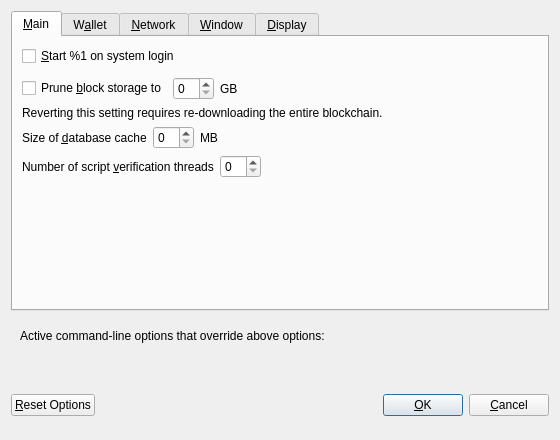
<?xml version="1.0" encoding="UTF-8"?>
<ui version="4.0">
 <class>OptionsDialog</class>
 <widget class="QDialog" name="OptionsDialog">
  <property name="geometry">
   <rect>
    <x>0</x>
    <y>0</y>
    <width>560</width>
    <height>440</height>
   </rect>
  </property>
  <property name="windowTitle">
   <string>Options</string>
  </property>
  <property name="modal">
   <bool>true</bool>
  </property>
  <layout class="QVBoxLayout" name="verticalLayout">
   <item>
    <widget class="QTabWidget" name="tabWidget">
     <property name="currentIndex">
      <number>0</number>
     </property>
     <widget class="QWidget" name="tabMain">
      <attribute name="title">
       <string>&amp;Main</string>
      </attribute>
      <layout class="QVBoxLayout" name="verticalLayout_Main">
       <item>
        <widget class="QCheckBox" name="bitcoinAtStartup">
         <property name="toolTip">
          <string>Automatically start %1 after logging in to the system.</string>
         </property>
         <property name="text">
          <string>&amp;Start %1 on system login</string>
         </property>
        </widget>
       </item>
       <item>
        <spacer name="horizontalSpacer_0_Main">
         <property name="orientation">
          <enum>Qt::Horizontal</enum>
         </property>
         <property name="sizeHint" stdset="0">
          <size>
           <width>40</width>
           <height>5</height>
          </size>
         </property>
        </spacer>
       </item>
       <item>
       <layout class="QHBoxLayout" name="horizontalLayout_Main_Prune">
        <item>
         <widget class="QCheckBox" name="prune">
          <property name="toolTip">
           <string>Disables some advanced features but all blocks will still be fully validated. Reverting this setting requires re-downloading the entire blockchain. Actual disk usage may be somewhat higher.</string>
          </property>
          <property name="text">
           <string>Prune &amp;block storage to</string>
          </property>
         </widget>
        </item>
        <item>
         <widget class="QSpinBox" name="pruneSize"/>
        </item>
         <item>
          <widget class="QLabel" name="pruneSizeUnitLabel">
           <property name="text">
            <string>GB</string>
           </property>
           <property name="textFormat">
            <enum>Qt::PlainText</enum>
           </property>
          </widget>
         </item>
         <item>
          <spacer name="horizontalSpacer_Main_Prune">
           <property name="orientation">
            <enum>Qt::Horizontal</enum>
           </property>
           <property name="sizeHint" stdset="0">
            <size>
             <width>40</width>
             <height>20</height>
            </size>
           </property>
          </spacer>
         </item>
        </layout>
       </item>
       <item>
        <widget class="QLabel" name="pruneWarning">
         <property name="text">
          <string>Reverting this setting requires re-downloading the entire blockchain.</string>
         </property>
         <property name="textFormat">
          <enum>Qt::PlainText</enum>
         </property>
        </widget>
       </item>
       <item>
        <layout class="QHBoxLayout" name="horizontalLayout_2_Main">
         <item>
          <widget class="QLabel" name="databaseCacheLabel">
           <property name="text">
            <string>Size of &amp;database cache</string>
           </property>
           <property name="textFormat">
            <enum>Qt::PlainText</enum>
           </property>
           <property name="buddy">
            <cstring>databaseCache</cstring>
           </property>
          </widget>
         </item>
         <item>
          <widget class="QSpinBox" name="databaseCache"/>
         </item>
         <item>
          <widget class="QLabel" name="databaseCacheUnitLabel">
           <property name="text">
            <string>MB</string>
           </property>
           <property name="textFormat">
            <enum>Qt::PlainText</enum>
           </property>
          </widget>
         </item>
         <item>
          <spacer name="horizontalSpacer_2_Main">
           <property name="orientation">
            <enum>Qt::Horizontal</enum>
           </property>
           <property name="sizeHint" stdset="0">
            <size>
             <width>40</width>
             <height>20</height>
            </size>
           </property>
          </spacer>
         </item>
        </layout>
       </item>
       <item>
        <layout class="QHBoxLayout" name="horizontalLayout_3_Main">
         <item>
          <widget class="QLabel" name="threadsScriptVerifLabel">
           <property name="text">
            <string>Number of script &amp;verification threads</string>
           </property>
           <property name="textFormat">
            <enum>Qt::PlainText</enum>
           </property>
           <property name="buddy">
            <cstring>threadsScriptVerif</cstring>
           </property>
          </widget>
         </item>
         <item>
          <widget class="QSpinBox" name="threadsScriptVerif">
           <property name="toolTip">
            <string>(0 = auto, &lt;0 = leave that many cores free)</string>
           </property>
          </widget>
         </item>
         <item>
          <spacer name="horizontalSpacer_3_Main">
           <property name="orientation">
            <enum>Qt::Horizontal</enum>
           </property>
           <property name="sizeHint" stdset="0">
            <size>
             <width>40</width>
             <height>20</height>
            </size>
           </property>
          </spacer>
         </item>
        </layout>
       </item>
       <item>
        <spacer name="verticalSpacer_Main">
         <property name="orientation">
          <enum>Qt::Vertical</enum>
         </property>
         <property name="sizeHint" stdset="0">
          <size>
           <width>20</width>
           <height>40</height>
          </size>
         </property>
        </spacer>
       </item>
      </layout>
     </widget>
     <widget class="QWidget" name="tabWallet">
      <attribute name="title">
       <string>W&amp;allet</string>
      </attribute>
      <layout class="QVBoxLayout" name="verticalLayout_Wallet">
       <item>
        <widget class="QGroupBox" name="groupBox">
         <property name="title">
          <string>Expert</string>
         </property>
         <layout class="QVBoxLayout" name="verticalLayout_2">
          <item>
           <widget class="QCheckBox" name="coinControlFeatures">
            <property name="toolTip">
             <string>Whether to show coin control features or not.</string>
            </property>
            <property name="text">
             <string>Enable coin &amp;control features</string>
            </property>
           </widget>
          </item>
          <item>
           <widget class="QCheckBox" name="spendZeroConfChange">
            <property name="toolTip">
             <string>If you disable the spending of unconfirmed change, the change from a transaction cannot be used until that transaction has at least one confirmation. This also affects how your balance is computed.</string>
            </property>
            <property name="text">
             <string>&amp;Spend unconfirmed change</string>
            </property>
           </widget>
          </item>
         </layout>
        </widget>
       </item>
       <item>
        <spacer name="verticalSpacer_Wallet">
         <property name="orientation">
          <enum>Qt::Vertical</enum>
         </property>
         <property name="sizeHint" stdset="0">
          <size>
           <width>20</width>
           <height>40</height>
          </size>
         </property>
        </spacer>
       </item>
      </layout>
     </widget>
     <widget class="QWidget" name="tabNetwork">
      <attribute name="title">
       <string>&amp;Network</string>
      </attribute>
      <layout class="QVBoxLayout" name="verticalLayout_Network">
       <item>
        <widget class="QCheckBox" name="mapPortUpnp">
         <property name="toolTip">
          <string>Automatically open the Boncoin client port on the router. This only works when your router supports UPnP and it is enabled.</string>
         </property>
         <property name="text">
          <string>Map port using &amp;UPnP</string>
         </property>
        </widget>
       </item>
       <item>
        <widget class="QCheckBox" name="allowIncoming">
         <property name="toolTip">
          <string>Accept connections from outside</string>
         </property>
         <property name="text">
          <string>Allow incoming connections</string>
         </property>
        </widget>
       </item>
       <item>
        <widget class="QCheckBox" name="connectSocks">
         <property name="toolTip">
          <string>Connect to the Boncoin network through a SOCKS5 proxy.</string>
         </property>
         <property name="text">
          <string>&amp;Connect through SOCKS5 proxy (default proxy):</string>
         </property>
        </widget>
       </item>
       <item>
        <layout class="QHBoxLayout" name="horizontalLayout_1_Network">
         <item>
          <widget class="QLabel" name="proxyIpLabel">
           <property name="text">
            <string>Proxy &amp;IP:</string>
           </property>
           <property name="textFormat">
            <enum>Qt::PlainText</enum>
           </property>
           <property name="buddy">
            <cstring>proxyIp</cstring>
           </property>
          </widget>
         </item>
         <item>
          <widget class="QValidatedLineEdit" name="proxyIp">
           <property name="minimumSize">
            <size>
             <width>140</width>
             <height>0</height>
            </size>
           </property>
           <property name="maximumSize">
            <size>
             <width>140</width>
             <height>16777215</height>
            </size>
           </property>
           <property name="toolTip">
            <string>IP address of the proxy (e.g. IPv4: 127.0.0.1 / IPv6: ::1)</string>
           </property>
          </widget>
         </item>
         <item>
          <widget class="QLabel" name="proxyPortLabel">
           <property name="text">
            <string>&amp;Port:</string>
           </property>
           <property name="textFormat">
            <enum>Qt::PlainText</enum>
           </property>
           <property name="buddy">
            <cstring>proxyPort</cstring>
           </property>
          </widget>
         </item>
         <item>
          <widget class="QLineEdit" name="proxyPort">
           <property name="minimumSize">
            <size>
             <width>55</width>
             <height>0</height>
            </size>
           </property>
           <property name="maximumSize">
            <size>
             <width>55</width>
             <height>16777215</height>
            </size>
           </property>
           <property name="toolTip">
            <string>Port of the proxy (e.g. 9050)</string>
           </property>
          </widget>
         </item>
         <item>
          <spacer name="horizontalSpacer_1_Network">
           <property name="orientation">
            <enum>Qt::Horizontal</enum>
           </property>
           <property name="sizeHint" stdset="0">
            <size>
             <width>40</width>
             <height>20</height>
            </size>
           </property>
          </spacer>
         </item>
        </layout>
       </item>
       <item>
        <layout class="QHBoxLayout" name="horizontalLayout_2_Network">
         <item>
          <widget class="QLabel" name="proxyActiveNets">
           <property name="text">
            <string>Used for reaching peers via:</string>
           </property>
           <property name="textFormat">
            <enum>Qt::PlainText</enum>
           </property>
          </widget>
         </item>
         <item>
          <widget class="QCheckBox" name="proxyReachIPv4">
           <property name="enabled">
            <bool>false</bool>
           </property>
           <property name="toolTip">
            <string>Shows, if the supplied default SOCKS5 proxy is used to reach peers via this network type.</string>
           </property>
           <property name="text">
            <string/>
           </property>
          </widget>
         </item>
         <item>
          <widget class="QLabel" name="proxyReachIPv4Label">
           <property name="text">
            <string>IPv4</string>
           </property>
           <property name="textFormat">
            <enum>Qt::PlainText</enum>
           </property>
          </widget>
         </item>
         <item>
          <widget class="QCheckBox" name="proxyReachIPv6">
           <property name="enabled">
            <bool>false</bool>
           </property>
           <property name="toolTip">
            <string>Shows, if the supplied default SOCKS5 proxy is used to reach peers via this network type.</string>
           </property>
           <property name="text">
            <string/>
           </property>
          </widget>
         </item>
         <item>
          <widget class="QLabel" name="proxyReachIPv6Label">
           <property name="text">
            <string>IPv6</string>
           </property>
           <property name="textFormat">
            <enum>Qt::PlainText</enum>
           </property>
          </widget>
         </item>
         <item>
          <widget class="QCheckBox" name="proxyReachTor">
           <property name="enabled">
            <bool>false</bool>
           </property>
           <property name="toolTip">
            <string>Shows, if the supplied default SOCKS5 proxy is used to reach peers via this network type.</string>
           </property>
           <property name="text">
            <string/>
           </property>
          </widget>
         </item>
         <item>
          <widget class="QLabel" name="proxyReachTorLabel">
           <property name="text">
            <string>Tor</string>
           </property>
           <property name="textFormat">
            <enum>Qt::PlainText</enum>
           </property>
          </widget>
         </item>
         <item>
          <spacer name="horizontalSpacer_2_Network">
           <property name="orientation">
            <enum>Qt::Horizontal</enum>
           </property>
           <property name="sizeHint" stdset="0">
            <size>
             <width>40</width>
             <height>20</height>
            </size>
           </property>
          </spacer>
         </item>
        </layout>
       </item>
       <item>
        <widget class="QCheckBox" name="connectSocksTor">
         <property name="toolTip">
          <string>Connect to the Boncoin network through a separate SOCKS5 proxy for Tor hidden services.</string>
         </property>
         <property name="text">
          <string>Use separate SOCKS5 proxy to reach peers via Tor hidden services:</string>
         </property>
        </widget>
       </item>
       <item>
        <layout class="QHBoxLayout" name="horizontalLayout_3_Network">
         <item>
          <widget class="QLabel" name="proxyIpTorLabel">
           <property name="text">
            <string>Proxy &amp;IP:</string>
           </property>
           <property name="textFormat">
            <enum>Qt::PlainText</enum>
           </property>
           <property name="buddy">
            <cstring>proxyIpTor</cstring>
           </property>
          </widget>
         </item>
         <item>
          <widget class="QValidatedLineEdit" name="proxyIpTor">
           <property name="minimumSize">
            <size>
             <width>140</width>
             <height>0</height>
            </size>
           </property>
           <property name="maximumSize">
            <size>
             <width>140</width>
             <height>16777215</height>
            </size>
           </property>
           <property name="toolTip">
            <string>IP address of the proxy (e.g. IPv4: 127.0.0.1 / IPv6: ::1)</string>
           </property>
          </widget>
         </item>
         <item>
          <widget class="QLabel" name="proxyPortTorLabel">
           <property name="text">
            <string>&amp;Port:</string>
           </property>
           <property name="textFormat">
            <enum>Qt::PlainText</enum>
           </property>
           <property name="buddy">
            <cstring>proxyPortTor</cstring>
           </property>
          </widget>
         </item>
         <item>
          <widget class="QLineEdit" name="proxyPortTor">
           <property name="minimumSize">
            <size>
             <width>55</width>
             <height>0</height>
            </size>
           </property>
           <property name="maximumSize">
            <size>
             <width>55</width>
             <height>16777215</height>
            </size>
           </property>
           <property name="toolTip">
            <string>Port of the proxy (e.g. 9050)</string>
           </property>
          </widget>
         </item>
         <item>
          <spacer name="horizontalSpacer_4_Network">
           <property name="orientation">
            <enum>Qt::Horizontal</enum>
           </property>
           <property name="sizeHint" stdset="0">
            <size>
             <width>40</width>
             <height>20</height>
            </size>
           </property>
          </spacer>
         </item>
        </layout>
       </item>
       <item>
        <spacer name="verticalSpacer_Network">
         <property name="orientation">
          <enum>Qt::Vertical</enum>
         </property>
         <property name="sizeHint" stdset="0">
          <size>
           <width>20</width>
           <height>40</height>
          </size>
         </property>
        </spacer>
       </item>
      </layout>
     </widget>
     <widget class="QWidget" name="tabWindow">
      <attribute name="title">
       <string>&amp;Window</string>
      </attribute>
      <layout class="QVBoxLayout" name="verticalLayout_Window">
       <item>
        <widget class="QCheckBox" name="hideTrayIcon">
         <property name="toolTip">
          <string>&amp;Hide the icon from the system tray.</string>
         </property>
         <property name="text">
          <string>Hide tray icon</string>
         </property>
        </widget>
       </item>
       <item>
        <widget class="QCheckBox" name="minimizeToTray">
         <property name="toolTip">
          <string>Show only a tray icon after minimizing the window.</string>
         </property>
         <property name="text">
          <string>&amp;Minimize to the tray instead of the taskbar</string>
         </property>
        </widget>
       </item>
       <item>
        <widget class="QCheckBox" name="minimizeOnClose">
         <property name="toolTip">
          <string>Minimize instead of exit the application when the window is closed. When this option is enabled, the application will be closed only after selecting Exit in the menu.</string>
         </property>
         <property name="text">
          <string>M&amp;inimize on close</string>
         </property>
        </widget>
       </item>
       <item>
        <spacer name="verticalSpacer_Window">
         <property name="orientation">
          <enum>Qt::Vertical</enum>
         </property>
         <property name="sizeHint" stdset="0">
          <size>
           <width>20</width>
           <height>40</height>
          </size>
         </property>
        </spacer>
       </item>
      </layout>
     </widget>
     <widget class="QWidget" name="tabDisplay">
      <attribute name="title">
       <string>&amp;Display</string>
      </attribute>
      <layout class="QVBoxLayout" name="verticalLayout_Display">
       <item>
        <layout class="QHBoxLayout" name="horizontalLayout_1_Display">
         <item>
          <widget class="QLabel" name="langLabel">
           <property name="text">
            <string>User Interface &amp;language:</string>
           </property>
           <property name="textFormat">
            <enum>Qt::PlainText</enum>
           </property>
           <property name="buddy">
            <cstring>lang</cstring>
           </property>
          </widget>
         </item>
         <item>
          <widget class="QValueComboBox" name="lang">
           <property name="toolTip">
            <string>The user interface language can be set here. This setting will take effect after restarting %1.</string>
           </property>
          </widget>
         </item>
        </layout>
       </item>
       <item>
        <layout class="QHBoxLayout" name="horizontalLayout_2_Display">
         <item>
          <widget class="QLabel" name="unitLabel">
           <property name="text">
            <string>&amp;Unit to show amounts in:</string>
           </property>
           <property name="textFormat">
            <enum>Qt::PlainText</enum>
           </property>
           <property name="buddy">
            <cstring>unit</cstring>
           </property>
          </widget>
         </item>
         <item>
          <widget class="QValueComboBox" name="unit">
           <property name="toolTip">
            <string>Choose the default subdivision unit to show in the interface and when sending coins.</string>
           </property>
          </widget>
         </item>
        </layout>
       </item>
       <item>
        <layout class="QHBoxLayout" name="horizontalLayout_3_Display">
         <item>
          <widget class="QLabel" name="thirdPartyTxUrlsLabel">
           <property name="toolTip">
            <string>Third party URLs (e.g. a block explorer) that appear in the transactions tab as context menu items. %s in the URL is replaced by transaction hash. Multiple URLs are separated by vertical bar |.</string>
           </property>
           <property name="text">
            <string>Third party transaction URLs</string>
           </property>
           <property name="buddy">
            <cstring>thirdPartyTxUrls</cstring>
           </property>
          </widget>
         </item>
         <item>
          <widget class="QLineEdit" name="thirdPartyTxUrls">
           <property name="toolTip">
            <string>Third party URLs (e.g. a block explorer) that appear in the transactions tab as context menu items. %s in the URL is replaced by transaction hash. Multiple URLs are separated by vertical bar |.</string>
           </property>
          </widget>
         </item>
        </layout>
       </item>
       <item>
        <spacer name="verticalSpacer_Display">
         <property name="orientation">
          <enum>Qt::Vertical</enum>
         </property>
         <property name="sizeHint" stdset="0">
          <size>
           <width>20</width>
           <height>40</height>
          </size>
         </property>
        </spacer>
       </item>
      </layout>
     </widget>
    </widget>
   </item>
   <item>
    <widget class="QFrame" name="frame">
     <layout class="QVBoxLayout" name="verticalLayout_Bottom">
      <item>
       <layout class="QHBoxLayout" name="horizontalLayout_Bottom">
        <item>
         <widget class="QLabel" name="overriddenByCommandLineInfoLabel">
          <property name="text">
           <string>Active command-line options that override above options:</string>
          </property>
          <property name="textFormat">
           <enum>Qt::PlainText</enum>
          </property>
         </widget>
        </item>
        <item>
         <spacer name="horizontalSpacer_Bottom">
          <property name="orientation">
           <enum>Qt::Horizontal</enum>
          </property>
          <property name="sizeHint" stdset="0">
           <size>
            <width>40</width>
            <height>20</height>
           </size>
          </property>
         </spacer>
        </item>
       </layout>
      </item>
      <item>
       <widget class="QLabel" name="overriddenByCommandLineLabel">
        <property name="text">
         <string/>
        </property>
        <property name="textFormat">
         <enum>Qt::PlainText</enum>
        </property>
        <property name="wordWrap">
         <bool>true</bool>
        </property>
       </widget>
      </item>
     </layout>
    </widget>
   </item>
   <item>
    <layout class="QHBoxLayout" name="horizontalLayout_Buttons">
     <item>
      <widget class="QPushButton" name="resetButton">
       <property name="toolTip">
        <string>Reset all client options to default.</string>
       </property>
       <property name="text">
        <string>&amp;Reset Options</string>
       </property>
       <property name="autoDefault">
        <bool>false</bool>
       </property>
      </widget>
     </item>
     <item>
      <spacer name="horizontalSpacer_1">
       <property name="orientation">
        <enum>Qt::Horizontal</enum>
       </property>
       <property name="sizeHint" stdset="0">
        <size>
         <width>40</width>
         <height>48</height>
        </size>
       </property>
      </spacer>
     </item>
     <item>
      <widget class="QLabel" name="statusLabel">
       <property name="minimumSize">
        <size>
         <width>200</width>
         <height>0</height>
        </size>
       </property>
       <property name="font">
        <font>
         <weight>75</weight>
         <bold>true</bold>
        </font>
       </property>
       <property name="text">
        <string/>
       </property>
       <property name="textFormat">
        <enum>Qt::PlainText</enum>
       </property>
       <property name="wordWrap">
        <bool>true</bool>
       </property>
      </widget>
     </item>
     <item>
      <spacer name="horizontalSpacer_2">
       <property name="orientation">
        <enum>Qt::Horizontal</enum>
       </property>
       <property name="sizeHint" stdset="0">
        <size>
         <width>40</width>
         <height>48</height>
        </size>
       </property>
      </spacer>
     </item>
     <item>
      <widget class="QPushButton" name="okButton">
       <property name="text">
        <string>&amp;OK</string>
       </property>
       <property name="autoDefault">
        <bool>false</bool>
       </property>
       <property name="default">
        <bool>true</bool>
       </property>
      </widget>
     </item>
     <item>
      <widget class="QPushButton" name="cancelButton">
       <property name="text">
        <string>&amp;Cancel</string>
       </property>
       <property name="autoDefault">
        <bool>false</bool>
       </property>
      </widget>
     </item>
    </layout>
   </item>
  </layout>
 </widget>
 <customwidgets>
  <customwidget>
   <class>QValidatedLineEdit</class>
   <extends>QLineEdit</extends>
   <header>qvalidatedlineedit.h</header>
  </customwidget>
  <customwidget>
   <class>QValueComboBox</class>
   <extends>QComboBox</extends>
   <header>qvaluecombobox.h</header>
  </customwidget>
 </customwidgets>
 <resources/>
 <connections/>
</ui>
